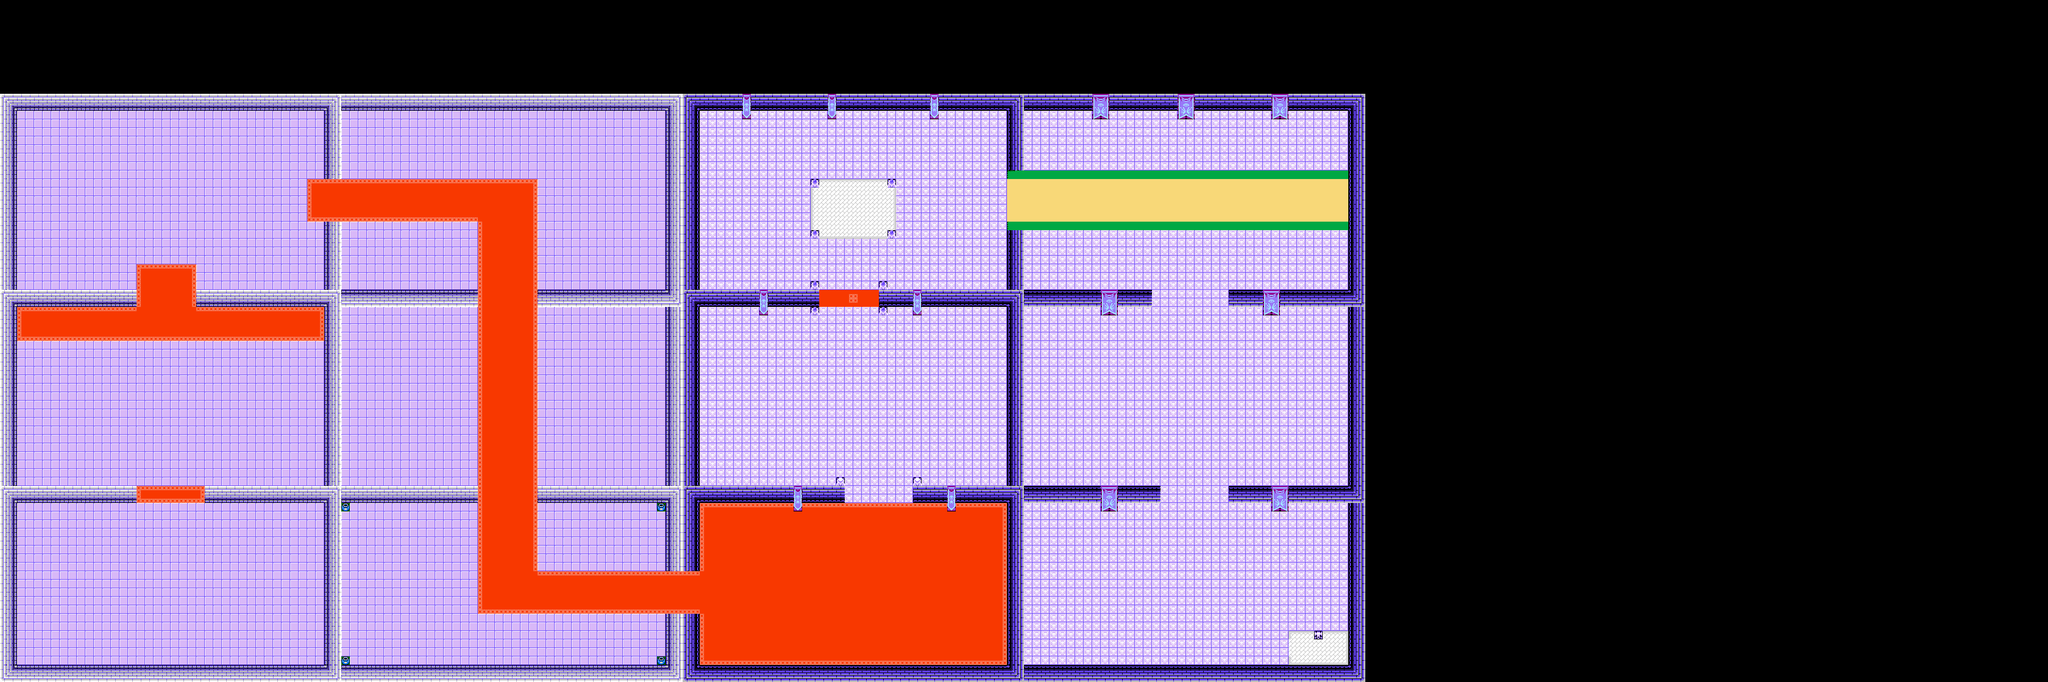

Tiled map render using the project's own tile images. Description and the map definition, with tile-layer contents summarised, below:
An orthogonal 240x80 tile map with 16x16 px tiles, 2 tile layers (Terrain, Objects) and 70 objects (14x PATROLLER, 13x FOLLOWER).

<map version="1.10" tiledversion="1.11.2" orientation="orthogonal" renderorder="right-down" width="240" height="80" tilewidth="16" tileheight="16" infinite="0" nextlayerid="11" nextobjectid="187">
 <tileset firstgid="1" source="tileset/tileBaseTileset.tsx" />
 <objectgroup id="3" name="Collisions">
  <object id="13" x="-0.526333" y="1248.06" width="1279.46" height="31.9394" />
  <object id="150" x="1284.14" y="1246.73" width="1279.46" height="31.9394" />
  <object id="25" x="-0.7807" y="911.964" width="258.158" height="31.9167" />
  <object id="156" x="1283.89" y="910.631" width="299.408" height="31.9167" />
  <object id="76" x="636.469" y="912.964" width="260.408" height="31.9167" />
  <object id="152" x="1921.14" y="911.631" width="255.408" height="31.9167" />
  <object id="45" x="0.2193" y="544.964" width="253.824" height="30.6667" />
  <object id="161" x="1284.89" y="543.631" width="234.157" height="30.6667" />
  <object id="52" x="0.885967" y="175.691" width="639.824" height="31.9394" />
  <object id="168" x="1285.55" y="174.358" width="639.824" height="31.9394" />
  <object id="69" x="605.977" y="176.297" width="674.733" height="30.6667" />
  <object id="167" x="1890.64" y="174.964" width="674.733" height="30.6667" />
  <object id="28" x="383.22" y="912.297" width="254.991" height="31.1667" />
  <object id="153" x="1711.89" y="910.964" width="210.991" height="31.1667" />
  <object id="74" x="1009.55" y="913.297" width="270.658" height="31.1667" />
  <object id="151" x="2304.22" y="911.964" width="256.158" height="31.1667" />
  <object id="46" x="367.053" y="544.797" width="527.658" height="32.1667" />
  <object id="163" x="1664.39" y="543.464" width="495.658" height="32.1667" />
  <object id="70" x="1006.39" y="544.797" width="272.991" height="31.5" />
  <object id="162" x="2303.06" y="543.464" width="257.658" height="31.5" />
  <object id="26" x="607.048" y="911.175" width="47.974" height="367.491" />
  <object id="157" x="1888.71" y="909.842" width="31.974" height="367.491" />
  <object id="77" x="1246.05" y="912.175" width="33.474" height="158.158" />
  <object id="177" x="1250.05" y="1152.84" width="33.474" height="126.824" />
  <object id="154" x="2528.22" y="910.842" width="32.474" height="367.491" />
  <object id="47" x="605.048" y="545.675" width="51.474" height="367.491" />
  <object id="159" x="1889.71" y="544.342" width="33.474" height="367.491" />
  <object id="78" x="1247.05" y="546.675" width="33.474" height="367.491" />
  <object id="158" x="2528.72" y="545.342" width="31.8073" height="367.491" />
  <object id="50" x="605.715" y="175.675" width="33.474" height="159.491" />
  <object id="169" x="1887.71" y="174.342" width="33.1407" height="146.158" />
  <object id="54" x="606.382" y="415.675" width="33.474" height="160.824" />
  <object id="164" x="1888.05" y="432.675" width="32.8073" height="142.491" />
  <object id="66" x="1248.38" y="177.008" width="31.1407" height="400.157" />
  <object id="166" x="2529.05" y="175.675" width="31.8074" height="400.157" />
  <object id="27" x="-1.08772" y="912.131" width="33.474" height="367.956" />
  <object id="155" x="1281.58" y="910.798" width="29.474" height="159.456" />
  <object id="174" x="1279.58" y="1152.3" width="29.474" height="126.456" />
  <object id="44" x="-1.58772" y="545.131" width="34.8073" height="367.956" />
  <object id="160" x="1283.08" y="543.798" width="29.3073" height="367.956" />
  <object id="51" x="-0.921056" y="177.131" width="34.8073" height="367.956" />
  <object id="165" x="1283.75" y="175.798" width="29.3073" height="367.956" />
 </objectgroup>
 <objectgroup id="10" name="Checkpoints">
  <object id="185" x="2466" y="1190" width="12.6667" height="9.66667" />
 </objectgroup>
 <objectgroup id="5" name="Enemies">
  <object id="72" name="PATROLLER" x="663.333" y="680.666" width="32" height="32" />
  <object id="145" name="PATROLLER" x="1928.67" y="679.333" width="32" height="32" />
  <object id="182" name="PATROLLER" x="1923.67" y="992.333" width="32" height="32" />
  <object id="183" name="PATROLLER" x="2492.67" y="1076.83" width="32" height="32" />
  <object id="42" name="PATROLLER" x="196" y="591.667" width="32" height="32" />
  <object id="146" name="PATROLLER" x="1824.17" y="592.334" width="32" height="32" />
  <object id="175" name="PATROLLER" x="1566.67" y="719.334" width="32" height="32" />
  <object id="184" name="PATROLLER" x="1318.67" y="433.334" width="32" height="32" />
  <object id="179" name="PATROLLER" x="1324" y="770.5" width="32" height="32" />
  <object id="73" name="PATROLLER" x="1214.33" y="817" width="32" height="32" />
  <object id="144" name="PATROLLER" x="2494.5" y="815.667" width="32" height="32" />
  <object id="71" name="PATROLLER" x="644" y="423" width="32" height="32" />
  <object id="148" name="PATROLLER" x="1924.33" y="464.333" width="32" height="32" />
  <object id="178" name="PATROLLER" x="2489.67" y="257.333" width="32" height="32" />
  <object id="55" name="FOLLOWER" x="575.667" y="352" width="32" height="32" />
  <object id="149" name="FOLLOWER" x="1852.33" y="352.667" width="32" height="32" />
  <object id="176" name="FOLLOWER" x="1845" y="230.667" width="32" height="32" />
  <object id="65" name="FOLLOWER" x="935.333" y="512" width="32" height="32" />
  <object id="147" name="FOLLOWER" x="2220" y="510.667" width="32" height="32" />
  <object id="80" name="FOLLOWER" x="948.333" y="879" width="32" height="32" />
  <object id="143" name="FOLLOWER" x="2222" y="880.167" width="32" height="32" />
  <object id="181" name="FOLLOWER" x="2101" y="877.167" width="32" height="32" />
  <object id="81" name="FOLLOWER" x="830.666" y="1200.67" width="32" height="32" />
  <object id="141" name="FOLLOWER" x="2126.83" y="1198.83" width="32" height="32" />
  <object id="180" name="FOLLOWER" x="2223.33" y="1199.83" width="32" height="32" />
  <object id="82" name="FOLLOWER" x="1039.33" y="1200" width="32" height="32" />
  <object id="142" name="FOLLOWER" x="2318.5" y="1200.67" width="32" height="32" />
 </objectgroup>
 <layer id="2" name="Terrain" width="240" height="80">
  <data>[19200 cells, 11040 non-empty, 73 distinct tile ids]</data>
 </layer>
 <layer id="6" name="Objects" width="240" height="80">
  <data>[19200 cells, 382 non-empty, 24 distinct tile ids]</data>
 </layer>
</map>
